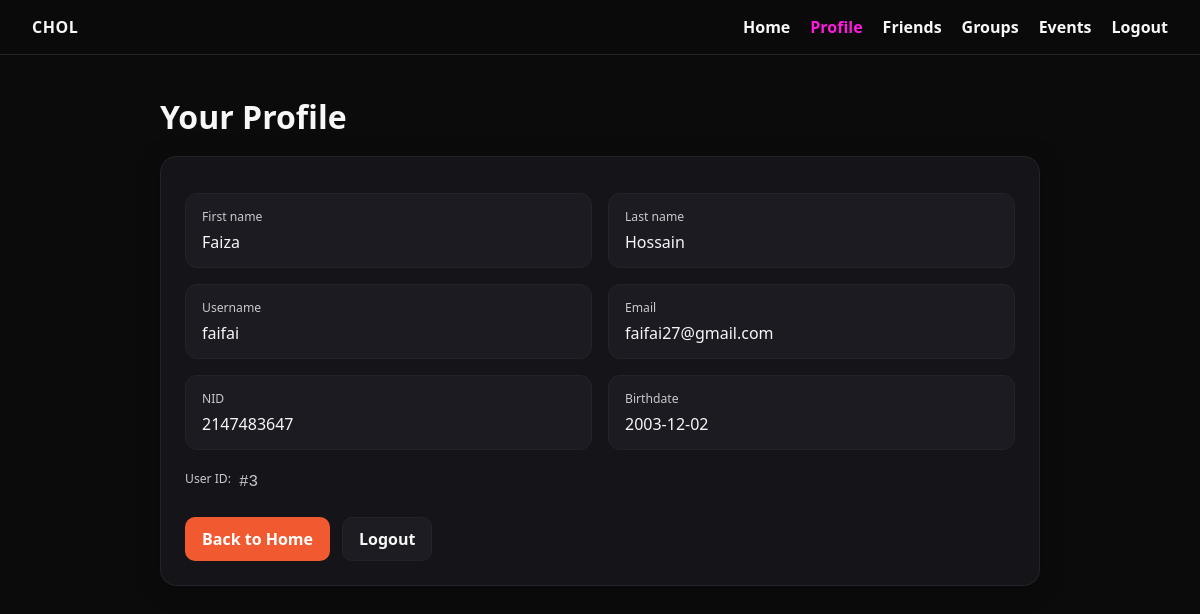
Screenshot of /profile.php (signed in) with the database file from the repository.
### tables this page shows
CREATE TABLE `user` (
  `id` int(200) NOT NULL,
  `First_name` text NOT NULL,
  `Last_name` text NOT NULL,
  `Username` varchar(100) NOT NULL,
  `Password` varchar(100) NOT NULL,
  `Email` varchar(100) NOT NULL,
  `NID` int(100) NOT NULL,
  `Birthdate` date NOT NULL
);

### profile.php (the view, shortened to what this page needs)
<?php
require_once "dbconnect.php";
$userId = $_SESSION['user_id'] ?? null;
$username = $_SESSION['username'] ?? null;
if ($userId) {
    $stmt = $conn->prepare("SELECT id, First_name, Last_name, Username, Email, NID, Birthdate
                            FROM User WHERE id = ?");
    $stmt->bind_param("i", $userId);
} else {
    $stmt = $conn->prepare("SELECT id, First_name, Last_name, Username, Email, NID, Birthdate
                            FROM User WHERE Username = ?");
    $stmt->bind_param("s", $username);
}
$stmt->execute();
$result = $stmt->get_result();
$user = $result->fetch_assoc();
$first  = htmlspecialchars($user['First_name'] ?? '');
$last   = htmlspecialchars($user['Last_name'] ?? '');
$uname  = htmlspecialchars($user['Username'] ?? '');
$email  = htmlspecialchars($user['Email'] ?? '');
$nid    = htmlspecialchars($user['NID'] ?? '');
$birth  = htmlspecialchars($user['Birthdate'] ?? '');
$uid    = (int)($user['id'] ?? 0);
?>
<!DOCTYPE html>
<html lang="en">
<head>
  <link rel="stylesheet" href="profile.css">
</head>
<body>
  <nav>
    <div class="logo">CHOL</div>
    <ul>
      <li><a href="home.php">Home</a></li>
      <li><a href="profile.php" style="color:#ff1add;">Profile</a></li>
      <li><a href="friends.php">Friends</a></li>
      <li><a href="groups.php">Groups</a></li>
      <li><a href="events.php">Events</a></li>
      <li><a href="logout.php">Logout</a></li>
    </ul>
  </nav>
  <main class="container">
    <h1 class="heading">Your Profile</h1>
    <section class="card">
      <div class="grid">
        <div class="field">
          <div class="label">First name</div>
          <div class="value"><?= $first ?></div>
        </div>
        <div class="field">
          <div class="label">Last name</div>
          <div class="value"><?= $last ?></div>
        </div>
        <div class="field">
          <div class="label">Username</div>
          <div class="value"><?= $uname ?></div>
        </div>
        <div class="field">
          <div class="label">Email</div>
          <div class="value"><?= $email ?></div>
        </div>
        <div class="field">
          <div class="label">NID</div>
          <div class="value"><?= $nid ?></div>
        </div>
        <div class="field">
          <div class="label">Birthdate</div>
          <div class="value"><?= $birth ?></div>
        </div>
      </div>
      <div class="row">
        <span class="label">User ID:</span>
        <span class="uid">#<?= $uid ?></span>
      </div>
      <div class="actions">
        <a class="btn primary" href="home.php">Back to Home</a>
        <a class="btn" href="logout.php">Logout</a>
      </div>
    </section>
  </main>
</body>
</html>

### profile.css (style rules this page uses)
:root { --bg: #0b0b0c; --card: #151519; --text: #f7f7f8; --muted: #c9c9ce; --accent: #ff1add; --line: #23232a; }
* { box-sizing: border-box; margin: 0; padding: 0; }
body { min-height: 100vh; background: var(--bg); color: var(--text); font-family: system-ui, -apple-system, Segoe UI, Roboto, "Gill Sans", Calibri, "Trebuchet MS", sans-serif; }
nav { display: flex; justify-content: space-between; align-items: center; padding: 16px 32px; border-bottom: 1px solid var(--line); position: sticky; top: 0; background: rgba(11, 11, 12, 0.9); backdrop-filter: blur(6px); }
nav .logo { font-weight: 700; letter-spacing: 0.5px; }
nav ul { display: flex; gap: 20px; list-style: none; }
nav a { color: var(--text); text-decoration: none; font-weight: 600; }
.container { max-width: 920px; margin: 40px auto; padding: 0 20px; }
.heading { margin-bottom: 18px; }
.card { background: var(--card); border: 1px solid var(--line); border-radius: 16px; padding: 24px; box-shadow: 0 4px 24px rgba(0, 0, 0, 0.25); }
.grid { display: grid; grid-template-columns: 1fr 1fr; gap: 16px; margin-top: 12px; }
.field { padding: 14px 16px; border: 1px solid var(--line); border-radius: 12px; background: #1b1b21; }
.label { font-size: 0.76rem; color: var(--muted); margin-bottom: 6px; }
.value { font-size: 1rem; }
.row { display: flex; gap: 8px; align-items: center; margin-top: 20px; color: var(--muted); }
.uid { font-family: ui-monospace, SFMono-Regular, Menlo, Consolas, "Liberation Mono", monospace; }
.actions { margin-top: 24px; display: flex; gap: 12px; }
.btn { display: inline-block; padding: 10px 16px; border-radius: 10px; text-decoration: none; font-weight: 700; border: 1px solid var(--line); background: #1c1c22; color: var(--text); }
.btn.primary { background: rgb(241, 90, 48);; border-color: transparent; color: white; }

### rows the page displays
user: First_name "Faiza", Last_name "Hossain", Username "faifai", Email "faifai27@gmail.com", NID "2147483647", Birthdate "2003-12-02", id "3"
